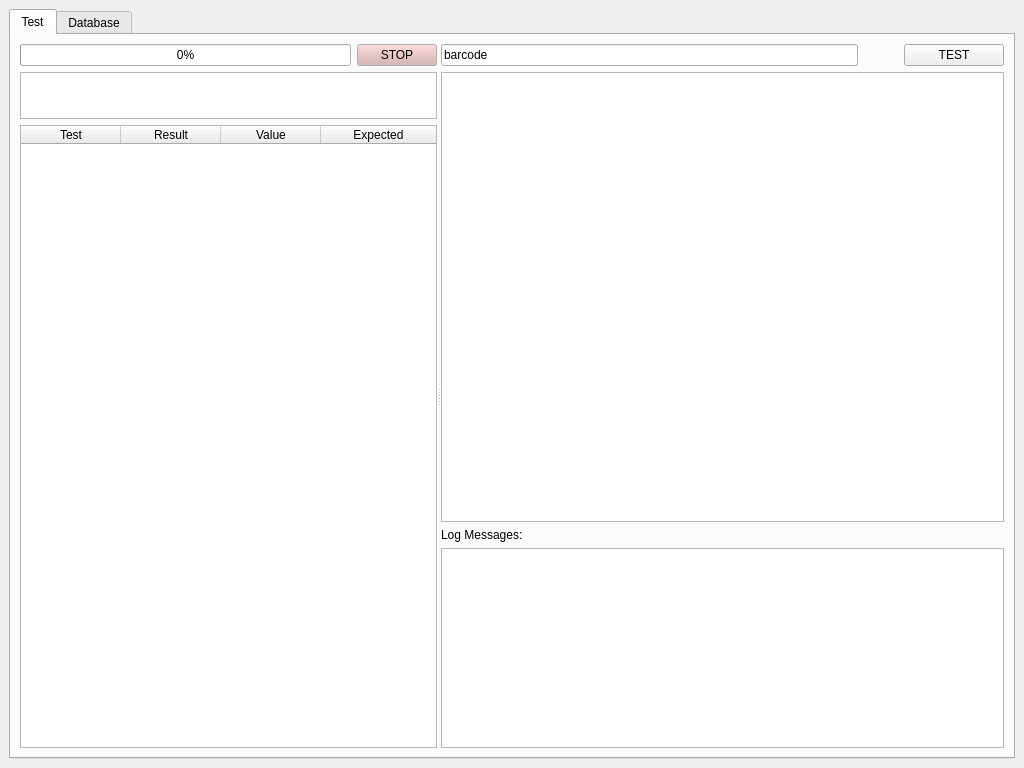
<?xml version="1.0" encoding="UTF-8"?>
<ui version="4.0">
 <class>MainWindow</class>
 <widget class="QMainWindow" name="MainWindow">
  <property name="geometry">
   <rect>
    <x>0</x>
    <y>0</y>
    <width>1024</width>
    <height>768</height>
   </rect>
  </property>
  <property name="sizePolicy">
   <sizepolicy hsizetype="Expanding" vsizetype="Expanding">
    <horstretch>0</horstretch>
    <verstretch>0</verstretch>
   </sizepolicy>
  </property>
  <property name="minimumSize">
   <size>
    <width>1024</width>
    <height>768</height>
   </size>
  </property>
  <property name="windowTitle">
   <string>Board Test Engine</string>
  </property>
  <property name="windowIcon">
   <iconset>
    <normaloff>icon.ico</normaloff>icon.ico</iconset>
  </property>
  <widget class="QWidget" name="centralwidget">
   <property name="sizePolicy">
    <sizepolicy hsizetype="Expanding" vsizetype="Expanding">
     <horstretch>0</horstretch>
     <verstretch>0</verstretch>
    </sizepolicy>
   </property>
   <layout class="QGridLayout" name="gridLayout_2">
    <item row="0" column="0">
     <widget class="QTabWidget" name="tabWidget">
      <property name="sizePolicy">
       <sizepolicy hsizetype="Expanding" vsizetype="Expanding">
        <horstretch>0</horstretch>
        <verstretch>0</verstretch>
       </sizepolicy>
      </property>
      <property name="toolTip">
       <string/>
      </property>
      <property name="layoutDirection">
       <enum>Qt::LeftToRight</enum>
      </property>
      <property name="autoFillBackground">
       <bool>false</bool>
      </property>
      <property name="currentIndex">
       <number>0</number>
      </property>
      <widget class="QWidget" name="run">
       <property name="sizePolicy">
        <sizepolicy hsizetype="Expanding" vsizetype="Expanding">
         <horstretch>0</horstretch>
         <verstretch>0</verstretch>
        </sizepolicy>
       </property>
       <attribute name="title">
        <string>Test</string>
       </attribute>
       <layout class="QGridLayout" name="gridLayout">
        <item row="0" column="0">
         <widget class="QSplitter" name="horizSplitter">
          <property name="sizePolicy">
           <sizepolicy hsizetype="Expanding" vsizetype="Expanding">
            <horstretch>0</horstretch>
            <verstretch>0</verstretch>
           </sizepolicy>
          </property>
          <property name="orientation">
           <enum>Qt::Horizontal</enum>
          </property>
          <property name="childrenCollapsible">
           <bool>false</bool>
          </property>
          <widget class="QWidget" name="layoutWidget">
           <property name="maximumSize">
            <size>
             <width>600</width>
             <height>16777215</height>
            </size>
           </property>
           <layout class="QVBoxLayout" name="left_VertLayout" stretch="0,0,1">
            <item>
             <layout class="QHBoxLayout" name="progress_HorizLayout" stretch="1,0">
              <property name="sizeConstraint">
               <enum>QLayout::SetDefaultConstraint</enum>
              </property>
              <item alignment="Qt::AlignTop">
               <widget class="QProgressBar" name="progressBar">
                <property name="sizePolicy">
                 <sizepolicy hsizetype="Expanding" vsizetype="Minimum">
                  <horstretch>0</horstretch>
                  <verstretch>0</verstretch>
                 </sizepolicy>
                </property>
                <property name="minimumSize">
                 <size>
                  <width>0</width>
                  <height>10</height>
                 </size>
                </property>
                <property name="maximumSize">
                 <size>
                  <width>600</width>
                  <height>16777215</height>
                 </size>
                </property>
                <property name="value">
                 <number>0</number>
                </property>
                <property name="textVisible">
                 <bool>true</bool>
                </property>
               </widget>
              </item>
              <item alignment="Qt::AlignTop">
               <widget class="QPushButton" name="stopButton">
                <property name="sizePolicy">
                 <sizepolicy hsizetype="Minimum" vsizetype="Maximum">
                  <horstretch>0</horstretch>
                  <verstretch>0</verstretch>
                 </sizepolicy>
                </property>
                <property name="minimumSize">
                 <size>
                  <width>0</width>
                  <height>20</height>
                 </size>
                </property>
                <property name="maximumSize">
                 <size>
                  <width>600</width>
                  <height>16777215</height>
                 </size>
                </property>
                <property name="palette">
                 <palette>
                  <active>
                   <colorrole role="Button">
                    <brush brushstyle="SolidPattern">
                     <color alpha="255">
                      <red>214</red>
                      <green>157</green>
                      <blue>157</blue>
                     </color>
                    </brush>
                   </colorrole>
                  </active>
                  <inactive>
                   <colorrole role="Button">
                    <brush brushstyle="SolidPattern">
                     <color alpha="255">
                      <red>214</red>
                      <green>174</green>
                      <blue>174</blue>
                     </color>
                    </brush>
                   </colorrole>
                  </inactive>
                  <disabled>
                   <colorrole role="Button">
                    <brush brushstyle="SolidPattern">
                     <color alpha="255">
                      <red>214</red>
                      <green>214</green>
                      <blue>214</blue>
                     </color>
                    </brush>
                   </colorrole>
                  </disabled>
                 </palette>
                </property>
                <property name="autoFillBackground">
                 <bool>false</bool>
                </property>
                <property name="text">
                 <string>STOP</string>
                </property>
                <property name="default">
                 <bool>false</bool>
                </property>
                <property name="flat">
                 <bool>false</bool>
                </property>
               </widget>
              </item>
             </layout>
            </item>
            <item alignment="Qt::AlignTop">
             <widget class="QTextBrowser" name="totalresults_text">
              <property name="sizePolicy">
               <sizepolicy hsizetype="Expanding" vsizetype="Minimum">
                <horstretch>0</horstretch>
                <verstretch>0</verstretch>
               </sizepolicy>
              </property>
              <property name="minimumSize">
               <size>
                <width>407</width>
                <height>47</height>
               </size>
              </property>
              <property name="maximumSize">
               <size>
                <width>600</width>
                <height>47</height>
               </size>
              </property>
              <property name="font">
               <font>
                <pointsize>18</pointsize>
               </font>
              </property>
              <property name="autoFillBackground">
               <bool>false</bool>
              </property>
              <property name="frameShape">
               <enum>QFrame::StyledPanel</enum>
              </property>
              <property name="verticalScrollBarPolicy">
               <enum>Qt::ScrollBarAlwaysOff</enum>
              </property>
              <property name="horizontalScrollBarPolicy">
               <enum>Qt::ScrollBarAlwaysOff</enum>
              </property>
              <property name="html">
               <string notr="true">&lt;!DOCTYPE HTML PUBLIC &quot;-//W3C//DTD HTML 4.0//EN&quot; &quot;http://www.w3.org/TR/REC-html40/strict.dtd&quot;&gt;
&lt;html&gt;&lt;head&gt;&lt;meta name=&quot;qrichtext&quot; content=&quot;1&quot; /&gt;&lt;style type=&quot;text/css&quot;&gt;
p, li { white-space: pre-wrap; }
&lt;/style&gt;&lt;/head&gt;&lt;body style=&quot; font-family:'Noto Sans'; font-size:18pt; font-weight:400; font-style:normal;&quot;&gt;
&lt;p style=&quot;-qt-paragraph-type:empty; margin-top:0px; margin-bottom:0px; margin-left:0px; margin-right:0px; -qt-block-indent:0; text-indent:0px;&quot;&gt;&lt;br /&gt;&lt;/p&gt;&lt;/body&gt;&lt;/html&gt;</string>
              </property>
              <property name="acceptRichText">
               <bool>true</bool>
              </property>
              <property name="textInteractionFlags">
               <set>Qt::NoTextInteraction</set>
              </property>
              <property name="openLinks">
               <bool>false</bool>
              </property>
             </widget>
            </item>
            <item>
             <widget class="QTableWidget" name="testTable">
              <property name="enabled">
               <bool>true</bool>
              </property>
              <property name="sizePolicy">
               <sizepolicy hsizetype="Expanding" vsizetype="Expanding">
                <horstretch>0</horstretch>
                <verstretch>0</verstretch>
               </sizepolicy>
              </property>
              <property name="minimumSize">
               <size>
                <width>200</width>
                <height>100</height>
               </size>
              </property>
              <property name="maximumSize">
               <size>
                <width>600</width>
                <height>16777215</height>
               </size>
              </property>
              <property name="baseSize">
               <size>
                <width>0</width>
                <height>0</height>
               </size>
              </property>
              <property name="layoutDirection">
               <enum>Qt::LeftToRight</enum>
              </property>
              <property name="frameShape">
               <enum>QFrame::StyledPanel</enum>
              </property>
              <property name="editTriggers">
               <set>QAbstractItemView::NoEditTriggers</set>
              </property>
              <property name="selectionMode">
               <enum>QAbstractItemView::NoSelection</enum>
              </property>
              <property name="selectionBehavior">
               <enum>QAbstractItemView::SelectRows</enum>
              </property>
              <property name="rowCount">
               <number>0</number>
              </property>
              <attribute name="horizontalHeaderCascadingSectionResizes">
               <bool>false</bool>
              </attribute>
              <attribute name="horizontalHeaderDefaultSectionSize">
               <number>100</number>
              </attribute>
              <attribute name="horizontalHeaderMinimumSectionSize">
               <number>25</number>
              </attribute>
              <attribute name="horizontalHeaderStretchLastSection">
               <bool>true</bool>
              </attribute>
              <attribute name="verticalHeaderDefaultSectionSize">
               <number>21</number>
              </attribute>
              <column>
               <property name="text">
                <string>Test</string>
               </property>
              </column>
              <column>
               <property name="text">
                <string>Result</string>
               </property>
              </column>
              <column>
               <property name="text">
                <string>Value</string>
               </property>
              </column>
              <column>
               <property name="text">
                <string>Expected</string>
               </property>
              </column>
             </widget>
            </item>
           </layout>
          </widget>
          <widget class="QWidget" name="layoutWidget">
           <layout class="QVBoxLayout" name="right_VertLayout" stretch="1,0,0">
            <item>
             <layout class="QVBoxLayout" name="right_VertLayout_2">
              <item>
               <layout class="QHBoxLayout" name="barcode_HorizLayout" stretch="0,0,0">
                <item alignment="Qt::AlignTop">
                 <widget class="QLineEdit" name="barcodeLineEdit">
                  <property name="sizePolicy">
                   <sizepolicy hsizetype="Expanding" vsizetype="Fixed">
                    <horstretch>0</horstretch>
                    <verstretch>0</verstretch>
                   </sizepolicy>
                  </property>
                  <property name="minimumSize">
                   <size>
                    <width>0</width>
                    <height>10</height>
                   </size>
                  </property>
                  <property name="text">
                   <string>barcode</string>
                  </property>
                  <property name="alignment">
                   <set>Qt::AlignLeading|Qt::AlignLeft|Qt::AlignVCenter</set>
                  </property>
                 </widget>
                </item>
                <item>
                 <spacer name="horizontalSpacer">
                  <property name="orientation">
                   <enum>Qt::Horizontal</enum>
                  </property>
                  <property name="sizeType">
                   <enum>QSizePolicy::Maximum</enum>
                  </property>
                  <property name="sizeHint" stdset="0">
                   <size>
                    <width>40</width>
                    <height>13</height>
                   </size>
                  </property>
                 </spacer>
                </item>
                <item alignment="Qt::AlignRight|Qt::AlignTop">
                 <widget class="QPushButton" name="testButton">
                  <property name="sizePolicy">
                   <sizepolicy hsizetype="Minimum" vsizetype="Minimum">
                    <horstretch>0</horstretch>
                    <verstretch>0</verstretch>
                   </sizepolicy>
                  </property>
                  <property name="minimumSize">
                   <size>
                    <width>100</width>
                    <height>20</height>
                   </size>
                  </property>
                  <property name="text">
                   <string>TEST</string>
                  </property>
                 </widget>
                </item>
               </layout>
              </item>
              <item>
               <widget class="QGraphicsView" name="graphicsView">
                <property name="sizePolicy">
                 <sizepolicy hsizetype="Expanding" vsizetype="Expanding">
                  <horstretch>0</horstretch>
                  <verstretch>0</verstretch>
                 </sizepolicy>
                </property>
                <property name="minimumSize">
                 <size>
                  <width>550</width>
                  <height>200</height>
                 </size>
                </property>
                <property name="maximumSize">
                 <size>
                  <width>16777215</width>
                  <height>16777215</height>
                 </size>
                </property>
               </widget>
              </item>
             </layout>
            </item>
            <item>
             <widget class="QLabel" name="label">
              <property name="sizePolicy">
               <sizepolicy hsizetype="Expanding" vsizetype="Preferred">
                <horstretch>0</horstretch>
                <verstretch>0</verstretch>
               </sizepolicy>
              </property>
              <property name="text">
               <string>Log Messages:</string>
              </property>
             </widget>
            </item>
            <item>
             <widget class="QListWidget" name="testLogTable">
              <property name="sizePolicy">
               <sizepolicy hsizetype="Expanding" vsizetype="Minimum">
                <horstretch>0</horstretch>
                <verstretch>0</verstretch>
               </sizepolicy>
              </property>
              <property name="minimumSize">
               <size>
                <width>0</width>
                <height>200</height>
               </size>
              </property>
              <property name="maximumSize">
               <size>
                <width>16777215</width>
                <height>16777215</height>
               </size>
              </property>
              <property name="font">
               <font>
                <family>Courier</family>
                <pointsize>8</pointsize>
               </font>
              </property>
              <property name="isWrapping" stdset="0">
               <bool>false</bool>
              </property>
              <property name="resizeMode">
               <enum>QListView::Adjust</enum>
              </property>
             </widget>
            </item>
           </layout>
          </widget>
         </widget>
        </item>
       </layout>
      </widget>
      <widget class="QWidget" name="details">
       <property name="sizePolicy">
        <sizepolicy hsizetype="Expanding" vsizetype="Expanding">
         <horstretch>0</horstretch>
         <verstretch>0</verstretch>
        </sizepolicy>
       </property>
       <attribute name="title">
        <string>Database</string>
       </attribute>
       <layout class="QGridLayout" name="gridLayout_4">
        <item row="0" column="0">
         <layout class="QGridLayout" name="details_gridLayout">
          <item row="1" column="0">
           <layout class="QHBoxLayout" name="bottom_HorizLayout">
            <item>
             <widget class="QLabel" name="limitToLabel">
              <property name="text">
               <string>Results limited to [XX] last records from DB</string>
              </property>
             </widget>
            </item>
            <item>
             <spacer name="horizontalSpacer_2">
              <property name="orientation">
               <enum>Qt::Horizontal</enum>
              </property>
              <property name="sizeHint" stdset="0">
               <size>
                <width>40</width>
                <height>20</height>
               </size>
              </property>
             </spacer>
            </item>
            <item>
             <widget class="QPushButton" name="dbsyncPushButton">
              <property name="sizePolicy">
               <sizepolicy hsizetype="Fixed" vsizetype="Fixed">
                <horstretch>0</horstretch>
                <verstretch>0</verstretch>
               </sizepolicy>
              </property>
              <property name="layoutDirection">
               <enum>Qt::RightToLeft</enum>
              </property>
              <property name="text">
               <string>Sync DB</string>
              </property>
             </widget>
            </item>
           </layout>
          </item>
          <item row="0" column="0">
           <widget class="QTableWidget" name="dbresultsTableWidget">
            <property name="sizePolicy">
             <sizepolicy hsizetype="Expanding" vsizetype="Expanding">
              <horstretch>0</horstretch>
              <verstretch>0</verstretch>
             </sizepolicy>
            </property>
            <property name="contextMenuPolicy">
             <enum>Qt::NoContextMenu</enum>
            </property>
            <property name="editTriggers">
             <set>QAbstractItemView::NoEditTriggers</set>
            </property>
            <property name="showDropIndicator" stdset="0">
             <bool>true</bool>
            </property>
            <property name="selectionMode">
             <enum>QAbstractItemView::SingleSelection</enum>
            </property>
            <property name="selectionBehavior">
             <enum>QAbstractItemView::SelectRows</enum>
            </property>
            <property name="textElideMode">
             <enum>Qt::ElideRight</enum>
            </property>
            <property name="sortingEnabled">
             <bool>true</bool>
            </property>
            <attribute name="horizontalHeaderCascadingSectionResizes">
             <bool>false</bool>
            </attribute>
            <attribute name="horizontalHeaderDefaultSectionSize">
             <number>200</number>
            </attribute>
            <attribute name="horizontalHeaderMinimumSectionSize">
             <number>100</number>
            </attribute>
            <attribute name="horizontalHeaderStretchLastSection">
             <bool>true</bool>
            </attribute>
            <attribute name="verticalHeaderDefaultSectionSize">
             <number>21</number>
            </attribute>
            <attribute name="verticalHeaderShowSortIndicator" stdset="0">
             <bool>true</bool>
            </attribute>
            <column>
             <property name="text">
              <string>Barcode</string>
             </property>
             <property name="font">
              <font>
               <weight>75</weight>
               <bold>true</bold>
              </font>
             </property>
            </column>
            <column>
             <property name="text">
              <string>Date</string>
             </property>
             <property name="font">
              <font>
               <weight>75</weight>
               <bold>true</bold>
              </font>
             </property>
            </column>
            <column>
             <property name="text">
              <string>Status</string>
             </property>
             <property name="font">
              <font>
               <weight>75</weight>
               <bold>true</bold>
              </font>
             </property>
            </column>
            <column>
             <property name="text">
              <string>Result</string>
             </property>
             <property name="font">
              <font>
               <weight>75</weight>
               <bold>true</bold>
              </font>
             </property>
            </column>
           </widget>
          </item>
         </layout>
        </item>
       </layout>
      </widget>
     </widget>
    </item>
   </layout>
  </widget>
 </widget>
 <resources>
  <include location="board.png"/>
 </resources>
 <connections/>
</ui>
